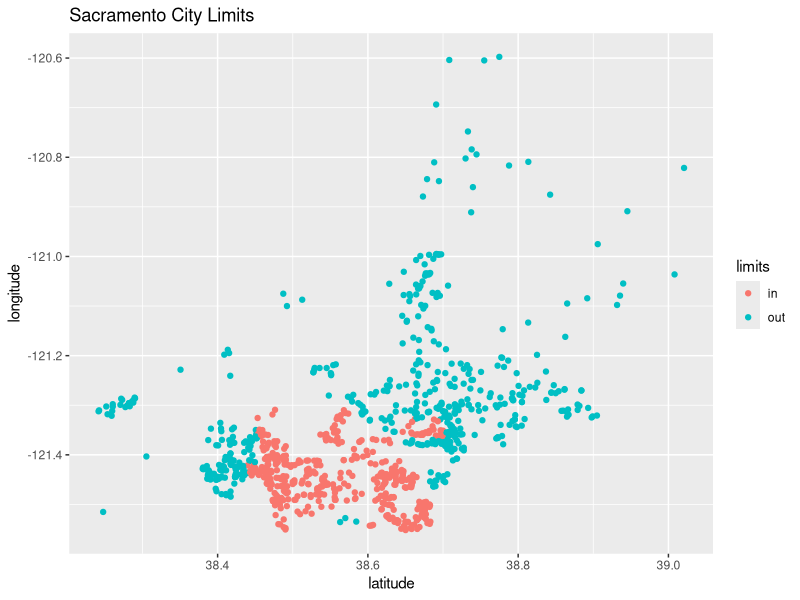
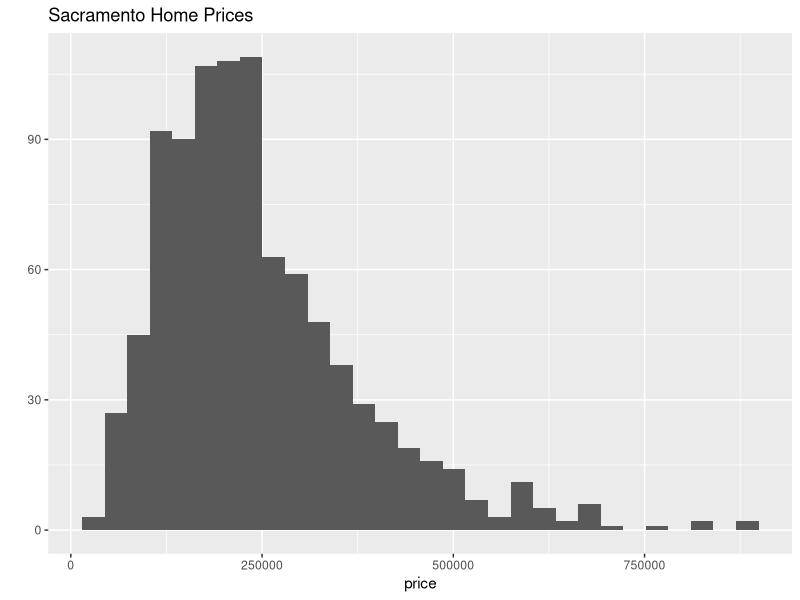
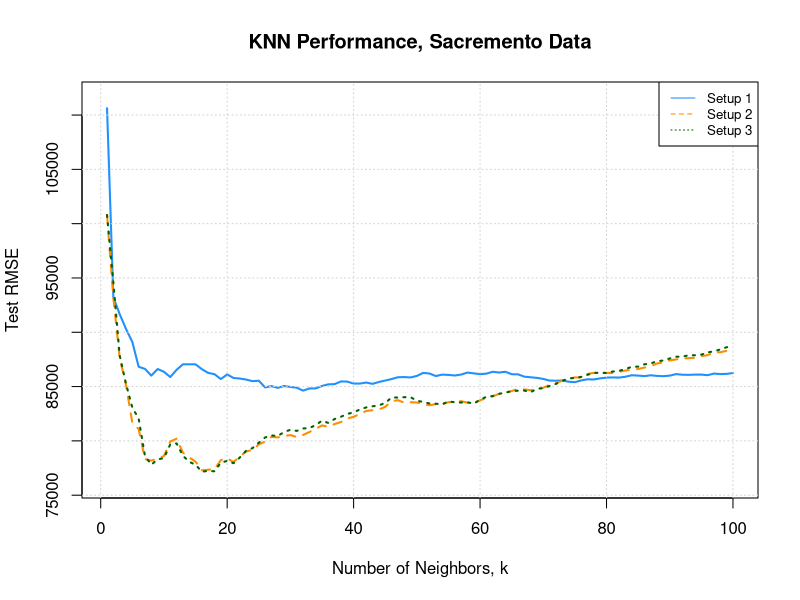
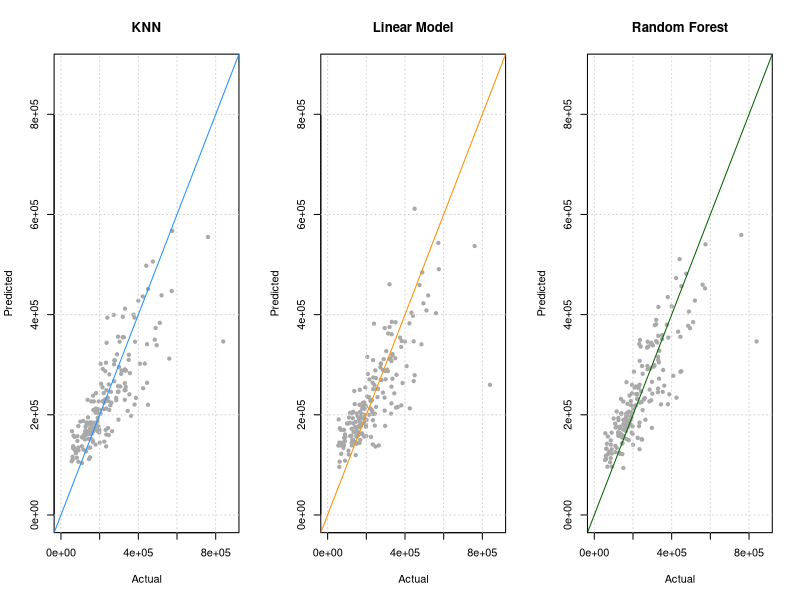
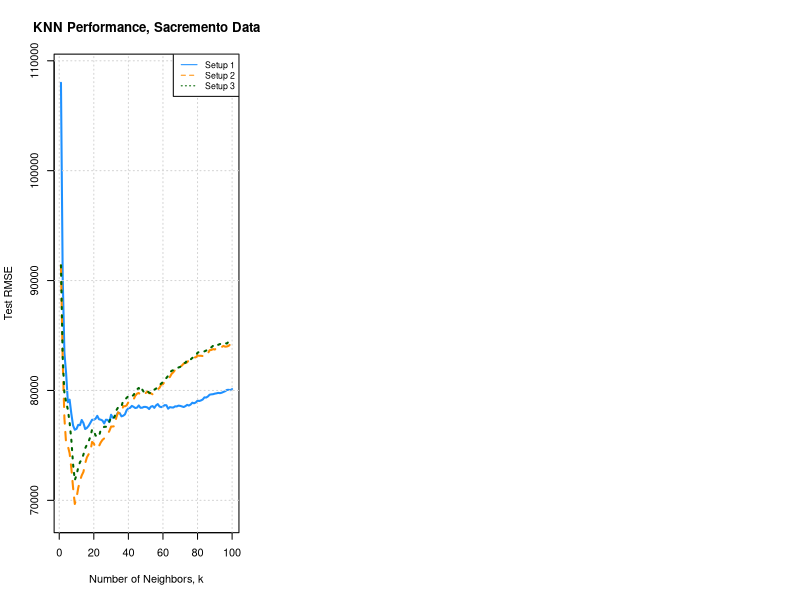

Write R code to recreate these figures, in order.
## ---- chunk 1
library(caret)
library(randomForest)
library(tidyverse)
library(knitr)
library(kableExtra)
## ---- chunk 2
data(Sacramento)
sac_data = Sacramento
sac_data$limits = factor(ifelse(sac_data$city == "SACRAMENTO", "in", "out"))
sac_data = subset(sac_data, select = -c(city, zip))
## ---- chunk 3
qplot(y = longitude, x = latitude, data = sac_data, 
      col = limits, main = "Sacramento City Limits ")
## ---- chunk 4
qplot(x = price, data = sac_data, main = "Sacramento Home Prices")
## ---- chunk 5
set.seed(42)
sac_trn_idx  = sample(nrow(sac_data), size = trunc(0.80 * nrow(sac_data)))
sac_trn_data = sac_data[sac_trn_idx, ]
sac_tst_data = sac_data[-sac_trn_idx, ]
## ---- chunk 6
# helper function for RMSE
calc_rmse = function(actual, predicted) {
  sqrt(mean((actual - predicted) ^ 2))
}
## ---- chunk 7
# define values of k to tune over
k = 1:100
## ---- chunk 8
# define model setups
sac_knn_form_1 = as.formula(price ~ beds + sqft + type + latitude + longitude + 
                            limits)
sac_knn_form_2 = as.formula(price ~ scale(beds) + scale(sqft) + type + 
                            scale(latitude) + scale(longitude) + limits)
sac_knn_form_3 = as.formula(price ~ scale(beds) + scale(sqft) + as.numeric(type) + 
                            scale(latitude) + scale(longitude) + as.numeric(limits))
## ---- chunk 9
# fit models for each k within each setup
sac_knn_mod_1 = lapply(k, function(x) {knnreg(sac_knn_form_1, data = sac_trn_data, k = x)})
sac_knn_mod_2 = lapply(k, function(x) {knnreg(sac_knn_form_2, data = sac_trn_data, k = x)})
sac_knn_mod_3 = lapply(k, function(x) {knnreg(sac_knn_form_3, data = sac_trn_data, k = x)})
## ---- chunk 10
# get all predictions
sac_knn_pred_1 = lapply(sac_knn_mod_1, predict, newdata = sac_tst_data)
sac_knn_pred_2 = lapply(sac_knn_mod_2, predict, newdata = sac_tst_data)
sac_knn_pred_3 = lapply(sac_knn_mod_3, predict, newdata = sac_tst_data)
## ---- chunk 11
# calculate test RMSE for each k for each setup
sac_knn_rmse_1 = sapply(sac_knn_pred_1, calc_rmse, actual = sac_tst_data$price)
sac_knn_rmse_2 = sapply(sac_knn_pred_2, calc_rmse, actual = sac_tst_data$price)
sac_knn_rmse_3 = sapply(sac_knn_pred_3, calc_rmse, actual = sac_tst_data$price)
## ---- chunk 12
plot(k, sac_knn_rmse_1, type = "l", col = "dodgerblue", lty = 1, lwd = 2,
     xlab = "Number of Neighbors, k", ylab = "Test RMSE",
     main = "KNN Performance, Sacremento Data",
     ylim = c(min(sac_knn_rmse_1, sac_knn_rmse_2, sac_knn_rmse_3) - 1000,
              max(sac_knn_rmse_1, sac_knn_rmse_2, sac_knn_rmse_3) + 1000))
grid()
lines(k, sac_knn_rmse_2, col = "darkorange", lty = 2, lwd = 2)
lines(k, sac_knn_rmse_3, col = "darkgreen",   lty = 3, lwd = 2)
legend("topright", c("Setup 1", "Setup 2", "Setup 3"), lty = c(1, 2, 3), lwd = 1,
       col = c("dodgerblue", "darkorange", "darkgreen"), cex = 0.8)
## ---- chunk 13
# find best knn model, store rmse
# which.min(c(min(sac_knn_rmse_1), min(sac_knn_rmse_2), min(sac_knn_rmse_3)))
sac_knn_rmse = sac_knn_rmse_2[[which.min(sac_knn_rmse_2)]]
## ---- chunk 14
# fit additional models
sac_mod_lm = lm(price ~ . + sqft:type + type:limits - baths, data = sac_trn_data)
sac_mod_rf = randomForest(price ~ . - baths, data = sac_trn_data)
## ---- chunk 15
# calcualte RMSE
sac_lm_rmse = calc_rmse(sac_tst_data$price, predict(sac_mod_lm, sac_tst_data))
sac_rf_rmse = calc_rmse(sac_tst_data$price, predict(sac_mod_rf, sac_tst_data))
## ---- chunk 16
# create df of results
e2_results = data.frame(
  name = c("**`knn`**", "**`lm`**", "**`rf`**"),
  tst_rmse = c(sac_knn_rmse, sac_lm_rmse, sac_rf_rmse)
)
colnames(e2_results) = c("Model", "Test RMSE")
## ---- chunk 17
# create results table
kable_styling(kable(e2_results, format = "html", digits = 0), full_width = FALSE)
## ---- chunk 18
par(mfrow = c(1, 3))

plot(sac_tst_data$price, sac_knn_pred_2[[which.min(sac_knn_rmse_2)]],
     col = "darkgrey", pch = 20,
     xlim = c(0, 884790), ylim = c(0, 884790),
     xlab = "Actual", ylab = "Predicted",
     main = "KNN")
grid()
abline(0, 1, col = "dodgerblue")

plot(sac_tst_data$price, predict(sac_mod_lm, sac_tst_data),
     col = "darkgrey", pch = 20,
     xlim = c(0, 884790), ylim = c(0, 884790),
     xlab = "Actual", ylab = "Predicted",
     main = "Linear Model")
grid()
abline(0, 1, col = "darkorange")

plot(sac_tst_data$price, predict(sac_mod_rf, sac_tst_data),
     col = "darkgrey", pch = 20,
     xlim = c(0, 884790), ylim = c(0, 884790),
     xlab = "Actual", ylab = "Predicted",
     main = "Random Forest")
grid()
abline(0, 1, col = "darkgreen")
## ---- chunk 19
set.seed(432)
sac_trn_idx_new  = sample(nrow(sac_data), size = trunc(0.80 * nrow(sac_data)))
sac_trn_data_new = sac_data[sac_trn_idx_new, ]
sac_tst_data_new = sac_data[-sac_trn_idx_new, ]
## ---- chunk 20
# define model setups
sac_knn_form_1_new = as.formula(price ~ beds + sqft + type + latitude + longitude + 
                            limits)
sac_knn_form_2_new = as.formula(price ~ scale(beds) + scale(sqft) + type + 
                            scale(latitude) + scale(longitude) + limits)
sac_knn_form_3_new = as.formula(price ~ scale(beds) + scale(sqft) + as.numeric(type) + 
                            scale(latitude) + scale(longitude) + as.numeric(limits))
## ---- chunk 21
# fit models for each k within each setup
sac_knn_mod_1_new = lapply(k, function(x) {
  knnreg(sac_knn_form_1_new, data = sac_trn_data_new, k = x)})
sac_knn_mod_2_new = lapply(k, function(x) {
  knnreg(sac_knn_form_2_new, data = sac_trn_data_new, k = x)})
sac_knn_mod_3_new = lapply(k, function(x) {
  knnreg(sac_knn_form_3_new, data = sac_trn_data_new, k = x)})
## ---- chunk 22
# get all predictions
sac_knn_pred_1_new = lapply(sac_knn_mod_1_new, predict, newdata = sac_tst_data_new)
sac_knn_pred_2_new = lapply(sac_knn_mod_2_new, predict, newdata = sac_tst_data_new)
sac_knn_pred_3_new = lapply(sac_knn_mod_3_new, predict, newdata = sac_tst_data_new)
## ---- chunk 23
# calculate test RMSE for each k for each setup
sac_knn_rmse_1_new = sapply(sac_knn_pred_1_new, calc_rmse, actual = sac_tst_data_new$price)
sac_knn_rmse_2_new = sapply(sac_knn_pred_2_new, calc_rmse, actual = sac_tst_data_new$price)
sac_knn_rmse_3_new = sapply(sac_knn_pred_3_new, calc_rmse, actual = sac_tst_data_new$price)
## ---- chunk 24
plot(k, sac_knn_rmse_1_new, type = "l", col = "dodgerblue", lty = 1, lwd = 2,
     xlab = "Number of Neighbors, k", ylab = "Test RMSE",
     main = "KNN Performance, Sacremento Data",
     ylim = c(min(sac_knn_rmse_1_new, sac_knn_rmse_2_new, sac_knn_rmse_3_new) - 1000,
              max(sac_knn_rmse_1_new, sac_knn_rmse_2_new, sac_knn_rmse_3_new) + 1000))
grid()
lines(k, sac_knn_rmse_2_new, col = "darkorange", lty = 2, lwd = 2)
lines(k, sac_knn_rmse_3_new, col = "darkgreen",   lty = 3, lwd = 2)
legend("topright", c("Setup 1", "Setup 2", "Setup 3"), lty = c(1, 2, 3), lwd = 1,
       col = c("dodgerblue", "darkorange", "darkgreen"), cex = 0.8)
## ---- chunk 25
# best preprocessing setup
which.min(c(min(sac_knn_rmse_1), 
            min(sac_knn_rmse_2), 
            min(sac_knn_rmse_3)))
# best k
which.min(sac_knn_rmse_2)
## ---- chunk 26
# best preprocessing setup
which.min(c(min(sac_knn_rmse_1_new), 
            min(sac_knn_rmse_2_new), 
            min(sac_knn_rmse_3_new)))
# best k
which.min(sac_knn_rmse_2_new)
